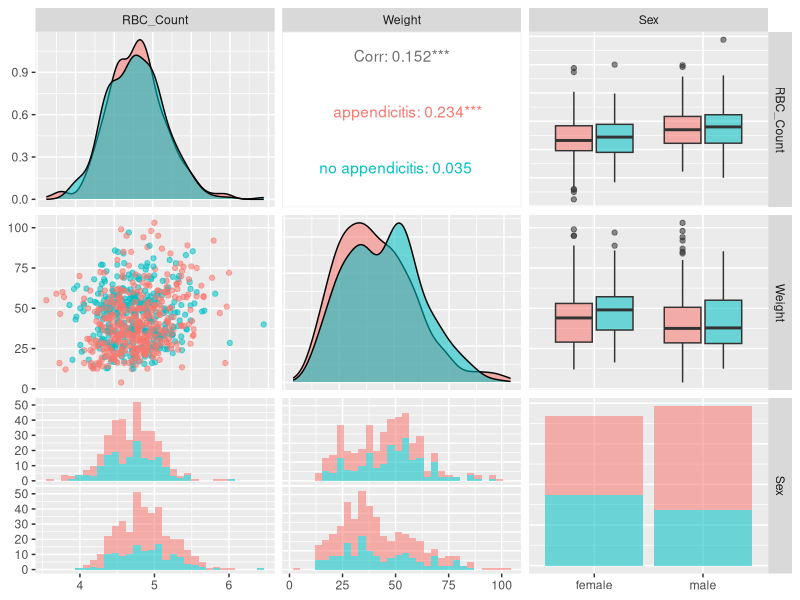

Write the R code that produced this figure.
## ---- chunk 1
library(tidyverse)
library(readxl)
app_data <- read_excel("app_data.xlsx", sheet = 1)
app_data <- app_data |>
  mutate(BMI = as.numeric(BMI),
         US_Number = as.character(US_Number),
         SexF = factor(Sex, levels = c("female", "male"), labels = c("Female", "Male")),
         DiagnosisF = as.factor(Diagnosis),
         SeverityF = as.factor(Severity))
app_data

## ---- chunk 2
table(app_data$SexF)
table(app_data$SexF, useNA = "always")
table(app_data$SexF, app_data$DiagnosisF)
## ---- chunk 3
two_way_sex_diag <- table(app_data$SexF, app_data$DiagnosisF)
two_way_sex_diag[,1]
## ---- chunk 4
table(app_data$SexF, app_data$DiagnosisF, app_data$SeverityF)
## ---- chunk 5
three_way <- table(app_data$SexF, app_data$DiagnosisF, app_data$SeverityF)
three_way[, , "uncomplicated"]
## ---- chunk 6
app_data |>
  group_by(SexF) |>
  summarize(count = n())
## ---- chunk 7
app_data |>
  drop_na(SexF) |>
  group_by(SexF) |>
  summarize(count = n())
## ---- chunk 8
app_data |>
  drop_na(SexF, DiagnosisF) |>
  group_by(SexF, DiagnosisF) |>
  summarize(count = n())
## ---- chunk 9
app_data |>
  drop_na(SexF, DiagnosisF) |>
  group_by(SexF, DiagnosisF) |>
  summarize(count = n()) |>
  pivot_wider(names_from = DiagnosisF, values_from = count)
## ---- chunk 10
app_data |>
  drop_na(SexF, DiagnosisF, SeverityF) |>
  group_by(SexF, DiagnosisF, SeverityF) |>
  summarize(count = n())
## ---- chunk 11
app_data |>
  drop_na(SexF, DiagnosisF, SeverityF) |>
  group_by(SexF, DiagnosisF, SeverityF) |>
  summarize(count = n()) |>
  pivot_wider(names_from = SeverityF, values_from = count)
## ---- chunk 12
library(tidyverse)
library(readxl)

app_data <- read_excel("app_data.xlsx", sheet = 1)
app_data <- app_data |>
  mutate(BMI = as.numeric(BMI),
         US_Number = as.character(US_Number),
         SexF = factor(Sex, levels = c("female", "male"), labels = c("Female", "Male")),
         DiagnosisF = as.factor(Diagnosis),
         SeverityF = as.factor(Severity))
app_data

app_data |>
  summarize(mean_BMI = mean(BMI, na.rm = TRUE), med_BMI = median(BMI, na.rm = TRUE))
## ---- chunk 13
app_data |>
  summarize(across(where(is.numeric), 
                   list("mean" = mean, "median" = median), 
                   .names = "{.fn}_{.col}"))
## ---- chunk 14
app_data |>
  summarize(across(where(is.numeric), 
                   list("mean" = ~ mean(.x, na.rm = TRUE), "median" = ~ median(.x, na.rm = TRUE)), 
                   .names = "{.fn}_{.col}"))
## ---- chunk 15
app_data |>
  group_by(Diagnosis, Sex) |>
  drop_na(Diagnosis, Sex) |>
  summarize(mean_BMI = mean(BMI, na.rm = TRUE), med_BMI = median(BMI, na.rm = TRUE))
## ---- chunk 16
app_data |>
  group_by(Diagnosis, Sex) |>
  drop_na(Diagnosis, Sex) |>
  summarize(across(where(is.numeric), 
                   list("mean" = ~ mean(.x, na.rm = TRUE), "median" = ~ median(.x, na.rm = TRUE)), 
                   .names = "{.fn}_{.col}"))
## ---- chunk 17
app_data |>
  group_by(Diagnosis, Sex) |>
  drop_na(Diagnosis, Sex) |>
  summarize(sd_BIM = sd(BMI, na.rm = TRUE), IQR_BMI = IQR(BMI, na.rm = TRUE))
## ---- chunk 18
app_data |>
  group_by(Diagnosis, Sex) |>
  drop_na(Diagnosis, Sex) |>
  summarize(correlation = cor(BMI, Age))
## ---- chunk 19
app_data |>
  group_by(Diagnosis, Sex) |>
  drop_na(Diagnosis, Sex) |>
  summarize(correlation = cor(BMI, Age, use = "pairwise.complete.obs"))
## ---- chunk 20
library(GGally) #install if needed
ggpairs(app_data |> drop_na(RBC_Count, Weight, Diagnosis, Sex) |> filter(RBC_Count < 8),
 aes(colour = Diagnosis, alpha = 0.4), columns = c("RBC_Count", "Weight", "Sex"))

## ---- chunk 21
##install each if needed
#library(gapminder)
#library(gganimate)
#library(gifski)
#gif <- ggplot(gapminder, aes(gdpPercap, lifeExp, size = pop, colour = country)) +
# geom_point(alpha = 0.7, show.legend = FALSE) +
# scale_colour_manual(values = country_colors) +
# scale_size(range = c(2, 12)) +
# scale_x_log10() +
# facet_wrap(~continent) +
# # Here comes the gganimate specific bits
# labs(title = 'Year: {frame_time}', x = 'GDP per capita', y = 'life expectancy') +
# transition_time(year) +
# ease_aes('linear')
#anim_save(filename = "img/myGif.gif", animation = gif, renderer = gifski_renderer())
